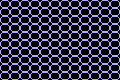

The image is a tile-based game level rendered from a .tmx file. Its description and complete source (layers, tilesets, objects, tile grids) follow:
An orthogonal 12x10 tile map with 10x8 px tiles, 1 tile layer (Ground).

<map version="1.9" tiledversion="1.9.1" orientation="orthogonal" renderorder="right-down" width="12" height="10" tilewidth="10" tileheight="8" infinite="0" nextlayerid="2" nextobjectid="1">
 <tileset firstgid="1" name="farm-tiles" tilewidth="10" tileheight="8" tilecount="506" columns="22">
  <image source="farm-tiles.png" width="220" height="184" />
 </tileset>
 <layer id="1" name="Ground" width="12" height="10">
  <data encoding="csv">
71,71,71,71,71,71,71,71,71,71,71,71,
71,71,71,71,71,71,71,71,71,71,71,71,
71,71,71,71,71,71,71,71,71,71,71,71,
71,71,71,71,71,71,71,71,71,71,71,71,
71,71,71,71,71,71,71,71,71,71,71,71,
71,71,71,71,71,71,71,71,71,71,71,71,
71,71,71,71,71,71,71,71,71,71,71,71,
71,71,71,71,71,71,71,71,71,71,71,71,
71,71,71,71,71,71,71,71,71,71,71,71,
71,71,71,71,71,71,71,71,71,71,71,71
</data>
 </layer>
</map>
